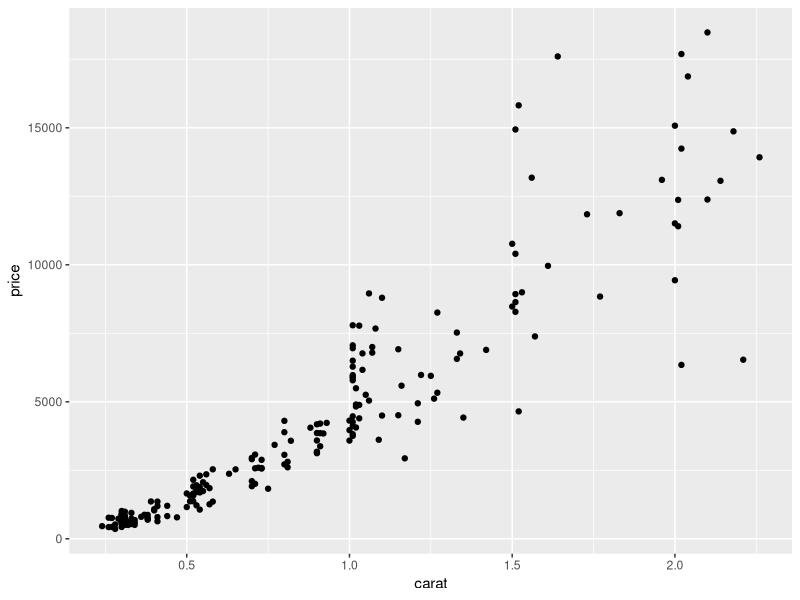
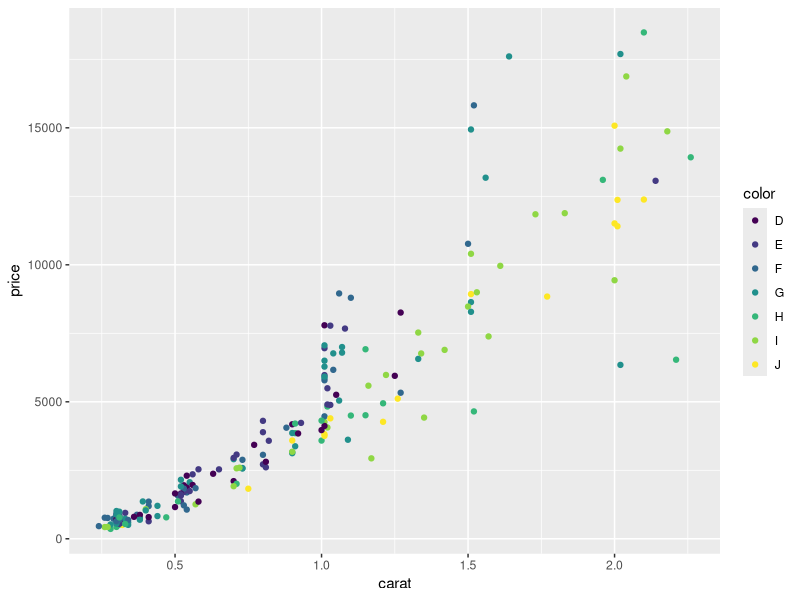
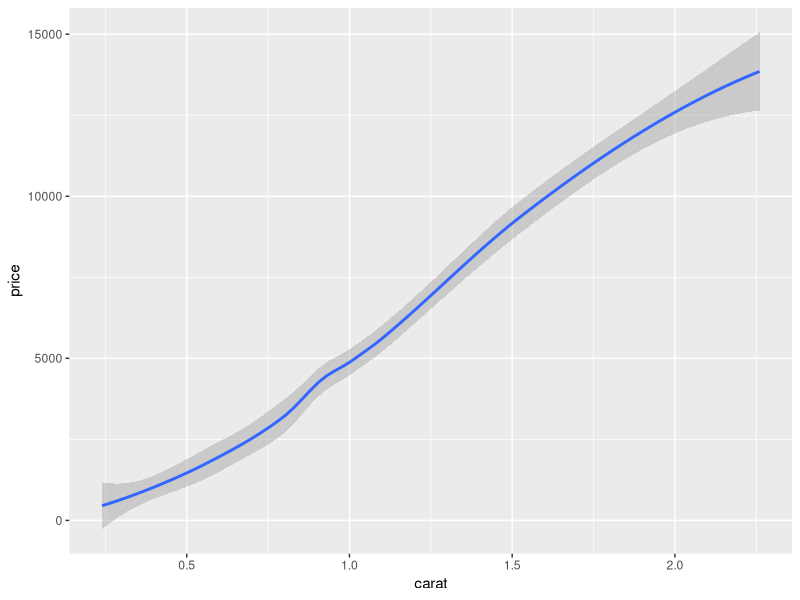
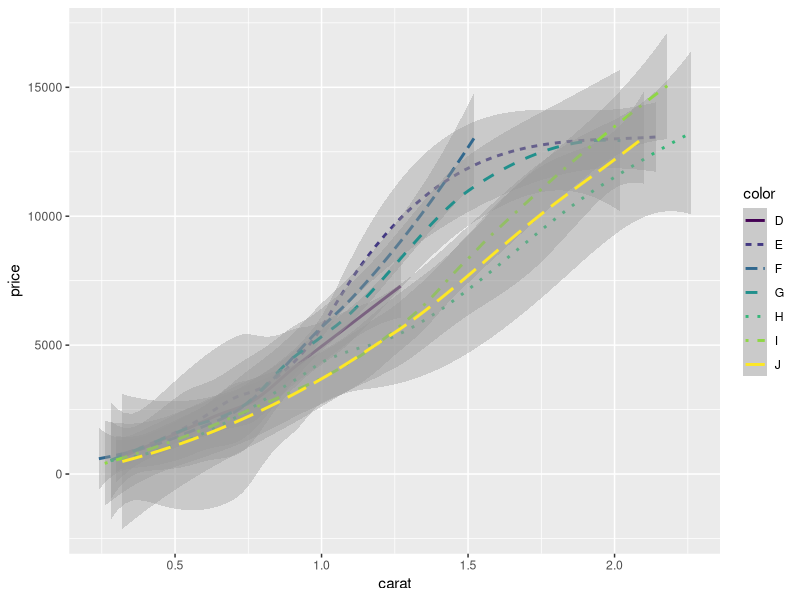
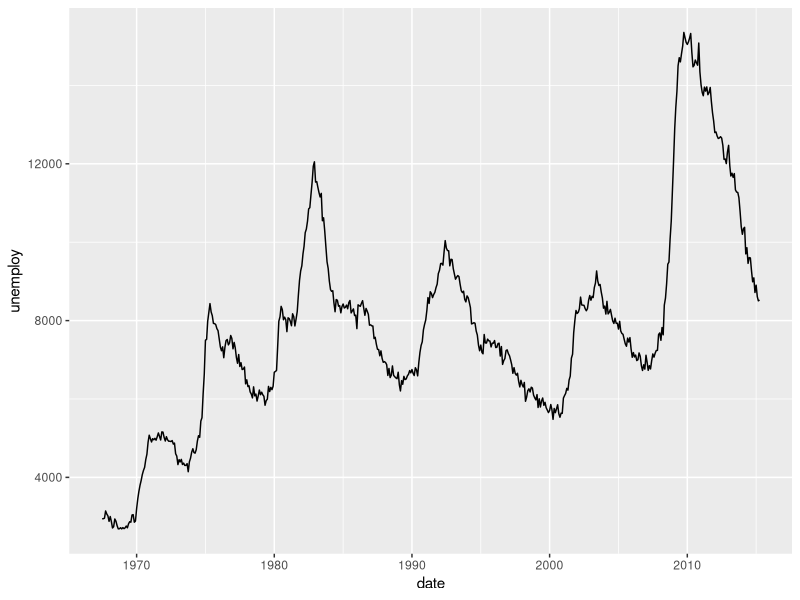
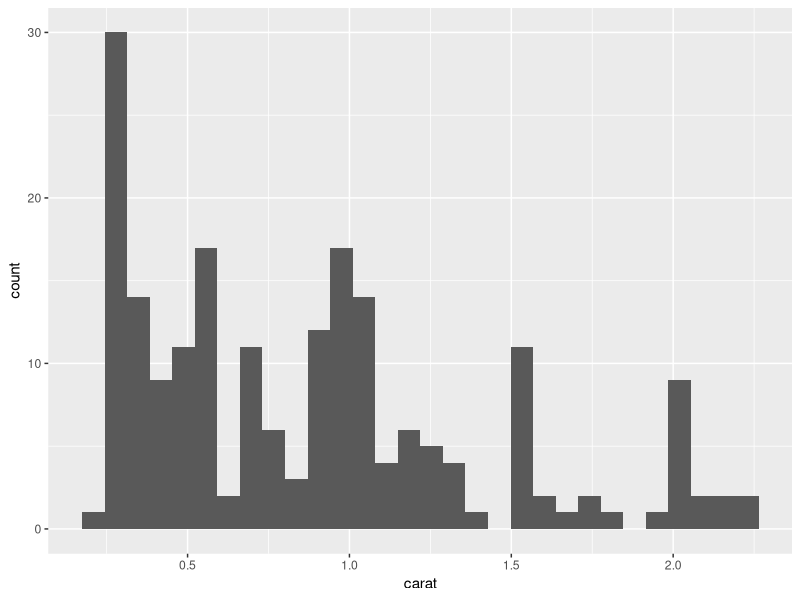
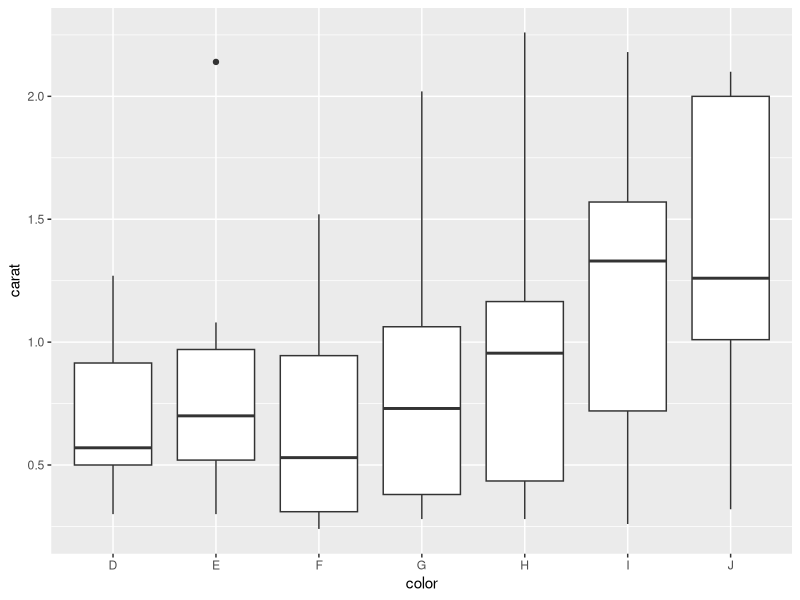
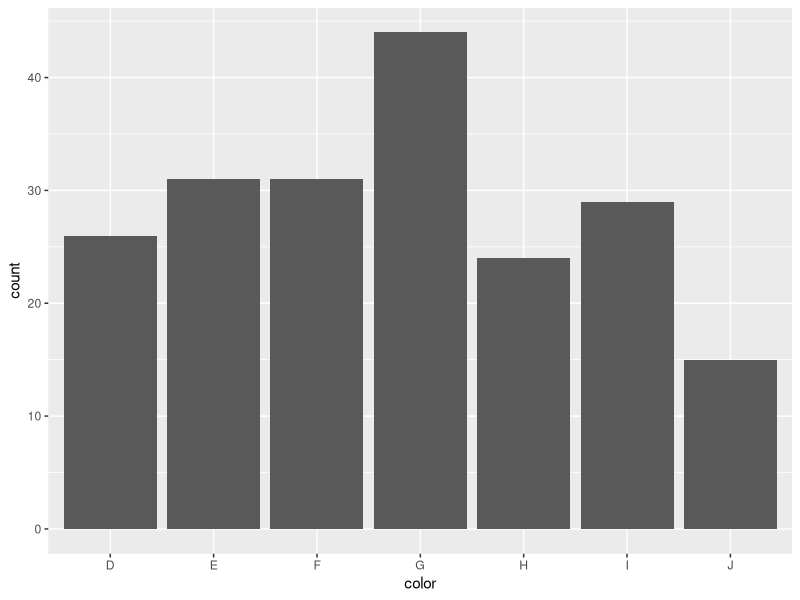

Here is the R script that generated these plots, in order:
## ---- chunk 1
library(dplyr)
library(magrittr)
library(ggplot2)
dsmall = diamonds %>% sample_n(200)
## ---- chunk 2
ggplot(dsmall) + geom_point(aes(x=carat, y=price))
## ---- chunk 3
ggplot(dsmall) + geom_point(aes(x=carat, y=price, color = color))
## ---- chunk 4
ggplot(dsmall) +
  geom_smooth(mapping = aes(x = carat, y = price))
## ---- chunk 5
ggplot(dsmall) +
  geom_smooth(mapping = aes(x = carat, y = price, linetype = color, color=color))
## ---- chunk 6
data(economics)
ggplot(economics) + geom_line(aes(date, unemploy))
## ---- chunk 7
ggplot(dsmall) + geom_histogram(aes(carat))
## ---- chunk 8
ggplot(dsmall) +
  geom_boxplot(mapping = aes(x=color, y=carat))
## ---- chunk 9
ggplot(dsmall) + geom_bar(aes(x=color))
## ---- chunk 10
ggplot(dsmall) + geom_point(aes(x=carat, y=price)) + facet_grid(. ~ cut)
## ---- chunk 11
ggplot(dsmall) + geom_point(aes(x=carat, y=price)) + facet_grid(cut ~ .)
## ---- chunk 12
ggplot(dsmall) + geom_point(aes(x=carat, y=price)) + facet_wrap(. ~ cut)
## ---- chunk 13
ggplot(dsmall) +
  geom_point(mapping = aes(x=carat, y=price)) +
  geom_smooth(mapping = aes(x = carat, y = price))
## ---- chunk 14
ggplot(dsmall) +
  geom_point(mapping = aes(x=carat, y=price, color = color)) +
  geom_smooth(mapping = aes(x = carat, y = price))
## ---- chunk 15
ggplot(dsmall) +
  geom_point(mapping = aes(x=carat, y=price)) +
  geom_smooth(mapping = aes(x = carat, y = price, color = color, group = color, lintype=color))
## ---- chunk 16
ggplot(data=diamonds) +
  geom_bar(mapping=aes(x=cut))
## ---- chunk 17
ggplot(data=diamonds) + 
  stat_count(mapping = aes(x=cut))
## ---- chunk 18
demo <- data.frame(a=c('bar1', 'bar2', 'bar3'),
                   b=c(20, 30, 40))
ggplot(data=demo) +
  geom_bar(mapping=aes(x=a, y=b), stat="identity")
## ---- chunk 19
ggplot(data=diamonds) +
  geom_bar(mapping=aes(x=cut, y = (..count..)/sum(..count..)), stat="count") +
  ylab("Proportion") +
  ggtitle("Proportion of diamonds with a specific cut")
## ---- chunk 20
summary(demo)
ggplot(demo) + stat_identity(aes(x=a, y=b))
## ---- chunk 21
ggplot(diamonds) + 
  stat_summary(aes(cut, depth),
               fun.ymin=min,
               fun.ymax=max,
               fun.y=median
  )
## ---- chunk 22
ggplot(dsmall, aes(log(carat), log(price))) +
  geom_point(aes(color=cut)) +
  stat_ellipse()
## ---- chunk 23
ggplot(dsmall, aes(log(carat), log(price))) +
  geom_point(aes(color=cut)) +
  stat_smooth()
## ---- chunk 24
ggplot(diamonds) + 
  stat_ecdf(aes(carat))
## ---- chunk 25
lmdiamonds <- lm(price ~ carat, dsmall)
dflmdiamonds <- data.frame(residuals = lmdiamonds$residuals, prediction = lmdiamonds$fitted.values)
ggplot(dflmdiamonds) + stat_qq(aes(sample=residuals))
## ---- chunk 26
df <- data.frame(
  x = rnorm(100)
)
base <- ggplot(df, aes(x)) + geom_density()
base + stat_function(fun = dnorm, colour = "red")
## ---- chunk 27
ggplot(dsmall, aes(log(carat) , log(price))) +
  geom_point() +
  scale_x_continuous() +
  scale_y_continuous()
## ---- chunk 28
ggplot(dsmall, aes(carat, price)) +
  geom_point() +
  scale_x_continuous(breaks= 1:3)
## ---- chunk 29
ggplot(dsmall, aes(carat, price)) +
  geom_point() +
  scale_x_continuous(breaks= seq(0,3,.25))
## ---- chunk 30
ggplot(dsmall) + geom_point(aes(carat, price, color=color), show.legend=TRUE)
## ---- chunk 31
ggplot(dsmall) + geom_point(aes(carat, price, color=cut, shape=cut), show.legend=TRUE)
## ---- chunk 32
ggplot(data=diamonds) +
  geom_bar(mapping=aes(x=cut)) +
  theme(axis.text.x = element_text(angle=90))
## ---- chunk 33
ggplot(dsmall) + geom_point(aes(carat, price, color=cut, shape=cut), show.legend=TRUE) +
  theme(legend.position="right")
## ---- chunk 34
ggplot(dsmall) + geom_point(aes(carat, price, color=cut, shape=cut), show.legend=TRUE) +
  theme(legend.position="left")
## ---- chunk 35
ggplot(dsmall) + geom_point(aes(carat, price, color=cut, shape=cut), show.legend=TRUE) +
  theme(legend.position="top")
## ---- chunk 36
ggplot(dsmall) + geom_point(aes(carat, price, color=cut, shape=cut), show.legend=TRUE) +
  theme(legend.position="bottom")
## ---- chunk 37
ggplot(dsmall) + geom_point(aes(carat, price, color=cut, shape=cut), show.legend=TRUE) +
  theme(legend.position="none")
## ---- chunk 38
ggplot(dsmall) + geom_point(aes(carat, price, color=cut, shape=cut), show.legend=TRUE) +
  scale_x_continuous(limits= c(0.5, 1.5))
## ---- chunk 39
ggplot(dsmall, aes(carat, price)) +
  geom_point() +
  scale_x_continuous(name = "log10(carat)", trans="log10") + 
  scale_y_continuous(name = "log10(price)", trans="log10")
## ---- chunk 40
erupt <- ggplot(faithfuld, aes(waiting, eruptions, fill=density)) + 
  geom_raster() + 
  scale_x_continuous( expand=c(0,0)) +
  scale_y_continuous(expand=c(0,0)) + 
  theme(legend.position="none")
## ---- chunk 41
erupt + scale_fill_gradient(low="white", high="black")
## ---- chunk 42
erupt + scale_fill_gradient(low="white", high="black")
## ---- chunk 43
erupt + scale_fill_distiller(palette="Greys")
## ---- chunk 44
erupt + scale_fill_distiller(palette="Greens")
## ---- chunk 45
erupt + scale_fill_distiller(palette="YlOrRd")
## ---- chunk 46
diamondcolor <- ggplot(dsmall, aes(color)) +
  geom_bar(aes(fill=color))
diamondcolor
## ---- chunk 47
diamondcolor +
  scale_fill_hue(c=40)
## ---- chunk 48
diamondcolor + scale_fill_brewer(palette="Greys")
## ---- chunk 49
diamondcolor + scale_fill_brewer(palette="Set1")
## ---- chunk 50
diamondcolor + scale_fill_brewer(palette="Set2")
## ---- chunk 51
diamondcolor + scale_fill_grey(start = 0.2, end=0.9)
## ---- chunk 52
ggplot(luv_colours, aes(u, v)) +
  geom_point(aes(color=col), size=3) +
  scale_color_identity() + 
  coord_equal()
## ---- chunk 53
ggplot(data=diamonds) +
  geom_bar(mapping=aes(x=cut)) +
  theme(axis.text.x = element_text(angle=90))
## ---- chunk 54
ggplot(data=diamonds) +
  geom_bar(mapping=aes(x=cut, y = (..count..)/sum(..count..)), stat="count") +
  ylab("Proportion") +
  ggtitle("Proportion of diamonds with a specific cut")
